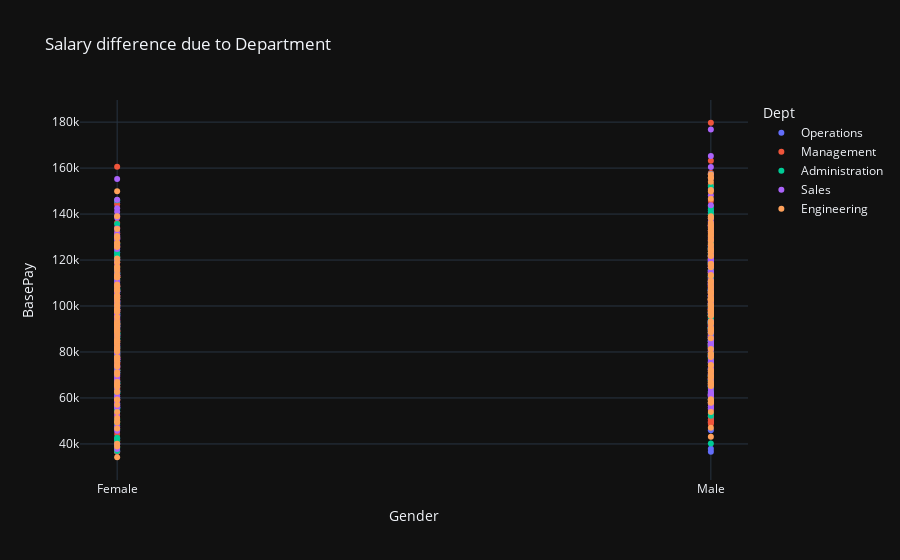

Notebook cell for this chart:
### Code cell
fig = px.scatter(dataset, x="Gender", y="BasePay", color="Dept", template = 'plotly_dark',
                 title = 'Salary difference due to Department')
fig.show()

### Figure 1 — Plotly figure (JSON) as saved in the notebook; plotly's stock layout.template omitted (floating-point values rounded to 4 significant figures; data arrays with more than 128 entries replaced by an {"elided": "..."} marker saying what was removed)
{"data": [{"hovertemplate": "Dept=Operations<br>Gender=%{x}<br>BasePay=%{y}<extra></extra>", "legendgroup": "Operations", "marker": {"color": "#636efa", "symbol": "circle"}, "mode": "markers", "name": "Operations", "orientation": "v", "showlegend": true, "type": "scatter", "x": {"elided": "210 str values"}, "xaxis": "x", "y": {"elided": "210 int values"}, "yaxis": "y"}, {"hovertemplate": "Dept=Management<br>Gender=%{x}<br>BasePay=%{y}<extra></extra>", "legendgroup": "Management", "marker": {"color": "#EF553B", "symbol": "circle"}, "mode": "markers", "name": "Management", "orientation": "v", "showlegend": true, "type": "scatter", "x": {"elided": "198 str values"}, "xaxis": "x", "y": {"elided": "198 int values"}, "yaxis": "y"}, {"hovertemplate": "Dept=Administration<br>Gender=%{x}<br>BasePay=%{y}<extra></extra>", "legendgroup": "Administration", "marker": {"color": "#00cc96", "symbol": "circle"}, "mode": "markers", "name": "Administration", "orientation": "v", "showlegend": true, "type": "scatter", "x": {"elided": "193 str values"}, "xaxis": "x", "y": {"elided": "193 int values"}, "yaxis": "y"}, {"hovertemplate": "Dept=Sales<br>Gender=%{x}<br>BasePay=%{y}<extra></extra>", "legendgroup": "Sales", "marker": {"color": "#ab63fa", "symbol": "circle"}, "mode": "markers", "name": "Sales", "orientation": "v", "showlegend": true, "type": "scatter", "x": {"elided": "207 str values"}, "xaxis": "x", "y": {"elided": "207 int values"}, "yaxis": "y"}, {"hovertemplate": "Dept=Engineering<br>Gender=%{x}<br>BasePay=%{y}<extra></extra>", "legendgroup": "Engineering", "marker": {"color": "#FFA15A", "symbol": "circle"}, "mode": "markers", "name": "Engineering", "orientation": "v", "showlegend": true, "type": "scatter", "x": {"elided": "192 str values"}, "xaxis": "x", "y": {"elided": "192 int values"}, "yaxis": "y"}], "layout": {"legend": {"title": {"text": "Dept"}, "tracegroupgap": 0}, "title": {"text": "Salary difference due to Department"}, "xaxis": {"anchor": "y", "domain": [0, 1], "title": {"text": "Gender"}}, "yaxis": {"anchor": "x", "domain": [0, 1], "title": {"text": "BasePay"}}}}
